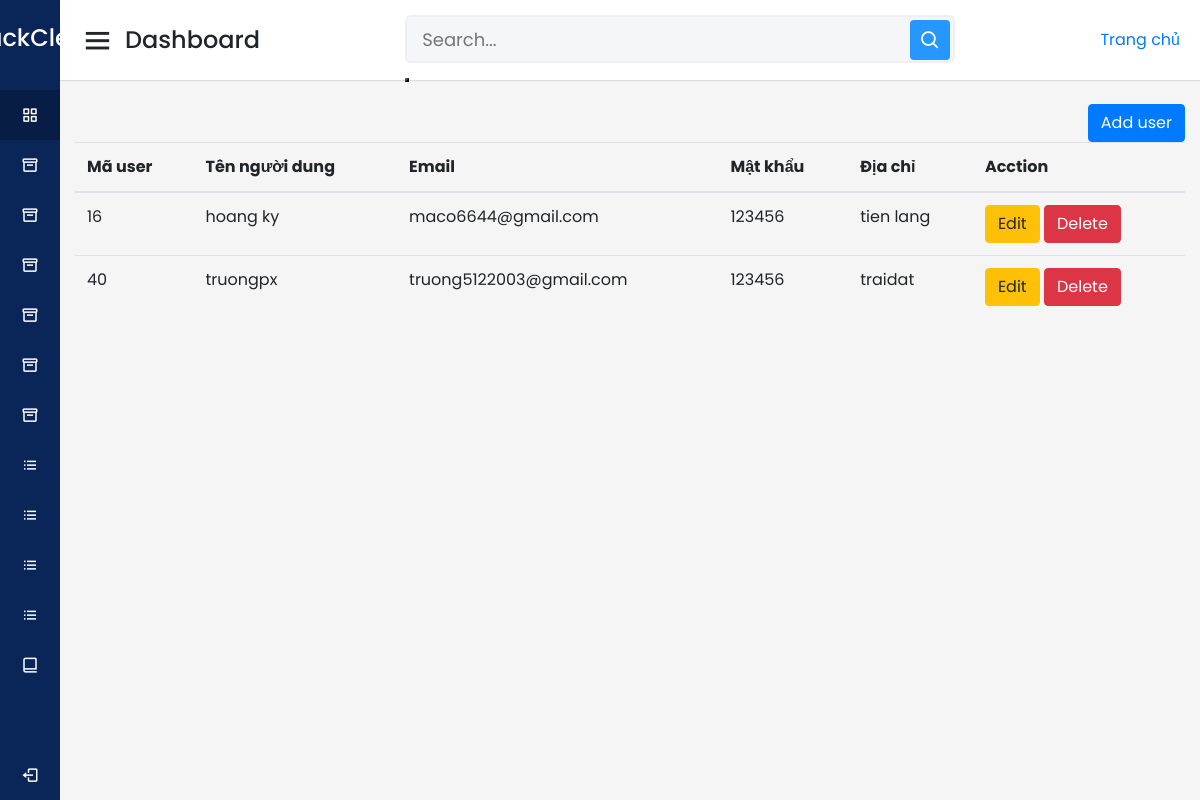
/admin/index.php?act=show_list_users (signed in), run on the app's committed database.
### tables this page shows
CREATE TABLE `user` (
  `id_user` int(11) NOT NULL,
  `email` text NOT NULL,
  `ho_ten` text NOT NULL,
  `so_dien_thoai` text NOT NULL,
  `dia_chi` text NOT NULL,
  `id_role` int(11) NOT NULL
);

CREATE TABLE `role` (
  `id_role` int(11) NOT NULL,
  `vai_tro` tinyint(1) NOT NULL DEFAULT 1,
  `mat_khau` varchar(50) NOT NULL
);

### model/pdo.php (called while the page is built, shortened)
<?php
function pdo_get_connection(){
    $dburl = "mysql:host=localhost;dbname=duan1_fpoly_2023;charset=utf8";
    $username = 'root';
    $password = '';
    $conn = new PDO($dburl, $username, $password);
    $conn->setAttribute(PDO::ATTR_ERRMODE, PDO::ERRMODE_EXCEPTION);
    return $conn;
}
function pdo_query($sql){
    $sql_args = array_slice(func_get_args(), 1);
    try{
        $conn = pdo_get_connection();
        $stmt = $conn->prepare($sql);
        $stmt->execute($sql_args);
        $rows = $stmt->fetchAll();
        return $rows;
    }
    catch(PDOException $e){
        throw $e;
    }
    finally{
        unset($conn);
    }
}

### model/users.php (called while the page is built, shortened)
<?php
function show_list_users()
{
    $sql = "select user.*,role.*
    from user
    inner join role on user.id_role = role.id_role
    where role.vai_tro = 1
    ";
    $result = pdo_query($sql);
    return $result;
}

### admin/nguoidung/show_taikhoan.php (the view, shortened to what this page needs)
<section class="content">
    <div class="container-fluid">
        <a class="float-right" href="index.php?act=add_user"><button class="btn btn-primary" type="button">Add user</button></a>
        <table class="table">
            <thead>
                <tr>
                    <th scope="col">Mã user</th>
                    <th scope="col">Tên người dung</th>
                    <th scope="col">Email</th>
                    <th scope="col">Mật khẩu</th>
                    <th scope="col">Địa chỉ</th>
                    <th scope="col">Acction</th>
                </tr>
            </thead>
            <tr>
                <?php
                extract($list_users);
                foreach ($list_users as $row) {
                ?>
            <tr>
                <td><?php echo $row['id_user']; ?></td>
                <td><?php echo $row['ho_ten']; ?></td>
                <td><?php echo $row['email']; ?></td>
                <td><?php echo $row['mat_khau']; ?></td>
                <td><?php echo $row['dia_chi']; ?></td>
                <td>
                    <a href="index.php?act=user_update&id_user=<?php echo $row['id_user']; ?>"><button class="btn btn-warning">Edit</button></a>
                    <a href="index.php?act=delete_User&id_user=<?php echo $row['id_user']; ?>"><button onclick="return confirm('Ban muon xoa khong?')" class="btn btn-danger">Delete</button></a>
                </td>
            </tr>
        <?php
                }
        ?>
        </table>
    </div>
</section>

### Assets/css/admin.css (style rules this page uses)
* { margin: 0; padding: 0; box-sizing: border-box; font-family: 'Poppins', sans-serif; }

### data on the page
user: id_user "16", ho_ten "hoang ky", email "maco6644@gmail.com", id_role.mat_khau "123456", dia_chi "tien lang"
user: id_user "40", ho_ten "truongpx", email "truong5122003@gmail.com", id_role.mat_khau "123456", dia_chi "traidat"
